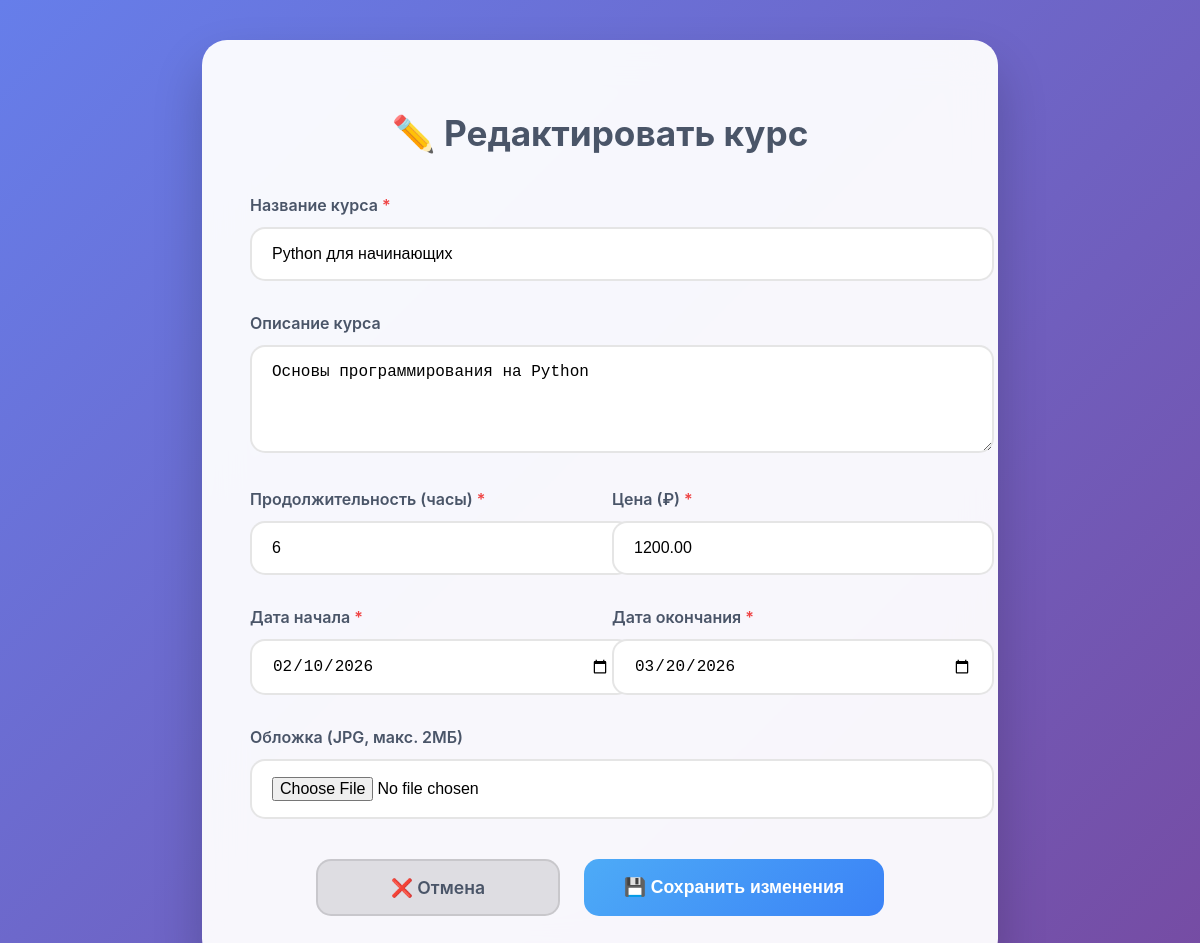
The page /course-admin/course_edit.php?id=2 (signed in) on the database its author committed.
### tables this page shows
CREATE TABLE `courses` (
  `id` int NOT NULL,
  `name` varchar(30) NOT NULL,
  `description` varchar(100) DEFAULT NULL,
  `hours` int DEFAULT NULL,
  `price` decimal(6,2) NOT NULL,
  `start_date` date NOT NULL,
  `end_date` date NOT NULL,
  `img` varchar(255) NOT NULL
);

### course-admin/course_edit.php (the view, shortened to what this page needs)
<?php
$mysqli = getDBConnection();
$courseId = $_GET['id'] ?? null;
$stmt = $mysqli->prepare("SELECT * FROM courses WHERE id = ?");
$stmt->bind_param('i', $courseId);
$stmt->execute();
$result = $stmt->get_result();
$course = $result->fetch_assoc() ?: [];
?>
<!DOCTYPE html>
<html lang="ru">
<head>
    <link rel="stylesheet" href="./styles/form.css">
</head>
<body>
    <div class="form-container">
        <h1 class="form-title">✏️ Редактировать курс</h1>
        <form method="POST" enctype="multipart/form-data">
            <div class="form-group">
                <label class="form-label">Название курса <span style="color: #ef4444;">*</span></label>
                <input type="text" class="form-control" name="name" value="<?= $course['name'] ?? '' ?>">
            </div>
            <div class="form-group">
                <label class="form-label">Описание курса</label>
                <textarea class="form-control" name="description" rows="4" maxlength="100"><?= $course['description'] ?? '' ?></textarea>
            </div>
            <div class="form-row">
                <div class="form-group">
                    <label class="form-label">Продолжительность (часы) <span style="color: #ef4444;">*</span></label>
                    <input type="number" class="form-control" name="hours" value="<?= $course['hours'] ?? '' ?>">
                </div>
                <div class="form-group">
                    <label class="form-label">Цена (₽) <span style="color: #ef4444;">*</span></label>
                    <input type="number" class="form-control" name="price" step="0.01" value="<?= $course['price'] ?? '' ?>">
                </div>
            </div>
            <div class="form-row">
                <div class="form-group">
                    <label class="form-label">Дата начала <span style="color: #ef4444;">*</span></label>
                    <input type="date" class="form-control" name="start_date" value="<?= $course['start_date'] ?? '' ?>">
                </div>
                <div class="form-group">
                    <label class="form-label">Дата окончания <span style="color: #ef4444;">*</span></label>
                    <input type="date" class="form-control" name="end_date" value="<?= $course['end_date'] ?? '' ?>">
                </div>
            </div>
            <div class="form-group">
                <label class="form-label">Обложка (JPG, макс. 2МБ)</label>
                <input type="file" class="form-control" name="img" accept="image/jpeg,image/jpg">
            </div>
            <div class="form-actions">
                <a href="courses.php" class="btn btn-secondary">❌ Отмена</a>
                <button type="submit" class="btn btn-primary">
                    💾 Сохранить изменения
                </button>
            </div>
        </form>
    </div>
</body>
</html>

### course-admin/styles/form.css (style rules this page uses)
body { background: linear-gradient(135deg, #667eea 0%, #764ba2 100%); min-height: 100vh; font-family: -apple-system, BlinkMacSystemFont, 'Segoe UI', Roboto, sans-serif; display: flex; align-items: center; justify-content: center; padding: 2rem; }
.form-container { background: rgba(255, 255, 255, 0.95); backdrop-filter: blur(20px); border-radius: 25px; padding: 3rem; width: 100%; max-width: 700px; box-shadow: 0 25px 50px rgba(0, 0, 0, 0.2); }
.form-title { text-align: center; color: #4a5568; font-size: 2.2rem; font-weight: 700; margin-bottom: 2.5rem; }
.form-group { margin-bottom: 2rem; }
.form-label { display: block; font-weight: 600; color: #4a5568; margin-bottom: 0.75rem; font-size: 1rem; }
.form-control { width: 100%; padding: 1rem 1.25rem; border: 2px solid rgba(0, 0, 0, 0.1); border-radius: 15px; font-size: 1rem; transition: all 0.3s ease; background: white; }
.form-row { display: grid; grid-template-columns: 1fr 1fr; gap: 1.5rem; }
.form-actions { display: flex; gap: 1.5rem; justify-content: center; margin-top: 2.5rem; }
.btn { padding: 1rem 2.5rem; border: none; border-radius: 15px; font-weight: 600; font-size: 1.1rem; cursor: pointer; transition: all 0.3s ease; text-decoration: none; display: inline-flex; align-items: center; justify-content: center; min-width: 160px; }
.btn-primary { background: linear-gradient(135deg, #4dabf7 0%, #3b82f6 100%); color: white; }
.btn-secondary { background: rgba(0, 0, 0, 0.1); color: #4a5568; border: 2px solid rgba(0, 0, 0, 0.1); }

### rows shown on the page
courses: name "Python для начинающих", description "Основы программирования на Python", hours "6", price "1200.00", start_date "02/10/2026", end_date "03/20/2026"
